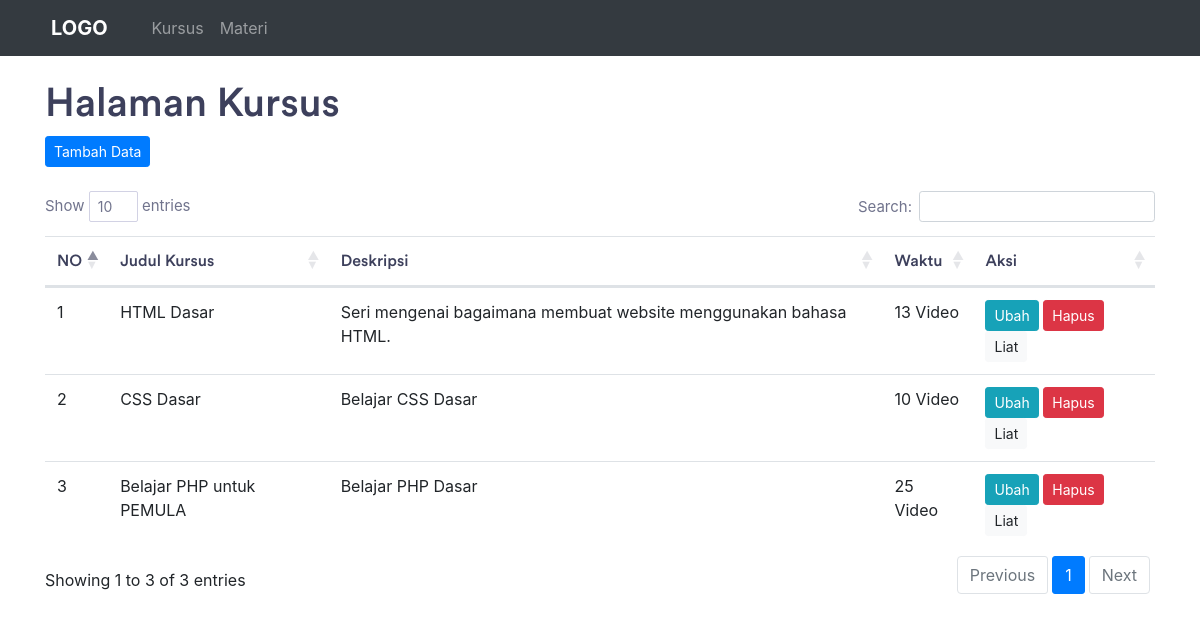
Screenshot of /index.php/kursus with the database file from the repository.
### tables this page shows
CREATE TABLE IF NOT EXISTS `courses` (
  `id` int NOT NULL AUTO_INCREMENT,
  `title` varchar(50) NOT NULL,
  `description` varchar(255) NOT NULL,
  `duration` varchar(50) NOT NULL,
  PRIMARY KEY (`id`)
);

### application/controllers/Kursus.php (called while the page is built, shortened)
<?php
class Kursus extends CI_Controller
{
    function __construct()
    {
        $this->load->model('M_Kursus');
    }
    public function index()
    {
        $data['title'] = "Kursus | WEBDEV DIGITALIZ BATCH #5";
        $data['kursus'] = $this->M_Kursus->get_courses();
        $this->load->view('temp/head', $data);
        $this->load->view('temp/nav');
        $this->load->view('kursus/kursus_read', $data);
        $this->load->view('temp/foot');
    }
}

### index.php (called while the page is built, shortened)
<?php
require_once BASEPATH.'core/CodeIgniter.php';

### application/models/M_Kursus.php (called while the page is built, shortened)
<?php
class M_Kursus extends CI_Model
{
    private $table = "courses";
    public function get_courses()
    {
        return $this->db->get($this->table)->result();
    }
}

### application/views/kursus/kursus_read.php (the view, shortened to what this page needs)
<div class="container">
    <table class="table table-hover" id="example">
        <thead>
            <tr>
                <th>NO</th>
                <th>Judul Kursus</th>
                <th>Deskripsi</th>
                <th>Waktu</th>
                <th>Aksi</th>
            </tr>
        </thead>
        <tbody>
            <h1>Halaman Kursus</h1>
            <a href="<?= base_url('kursus/tambah') ?>" class="btn btn-sm btn-primary"> Tambah Data</a><br><br>
            <?php $no = 1;
            foreach ($kursus as $k) : ?>
                <tr>
                    <td><?= $no++ ?></td>
                    <td><?= $k->title ?></td>
                    <td><?= $k->description ?></td>
                    <td><?= $k->duration ?></td>
                    <td>
                        <a href="<?= base_url('kursus/ubah/') ?><?= $k->id ?>" class="btn btn-info btn-sm">Ubah</a>
                        <a href="<?= base_url('kursus/hapus/') ?><?= $k->id ?>" onclick="return confirm('Yakin ingin menghapus Data ini')" class="btn btn-danger btn-sm"></i>Hapus</a>
                        <a href="<?= base_url('kursus/liat/') ?><?= $k->id ?>" class="btn btn-light btn-sm">Liat</a>
                    </td>
                </tr>
            <?php endforeach; ?>
        </tbody>
    </table>
</div>

### rows the page displays
courses: title "HTML Dasar", description "Seri mengenai bagaimana membuat website menggunakan bahasa HTML.", duration "13 Video"
courses: title "CSS Dasar", description "Belajar CSS Dasar", duration "10 Video"
courses: title "Belajar PHP untuk PEMULA", description "Belajar PHP Dasar", duration "25 Video"
